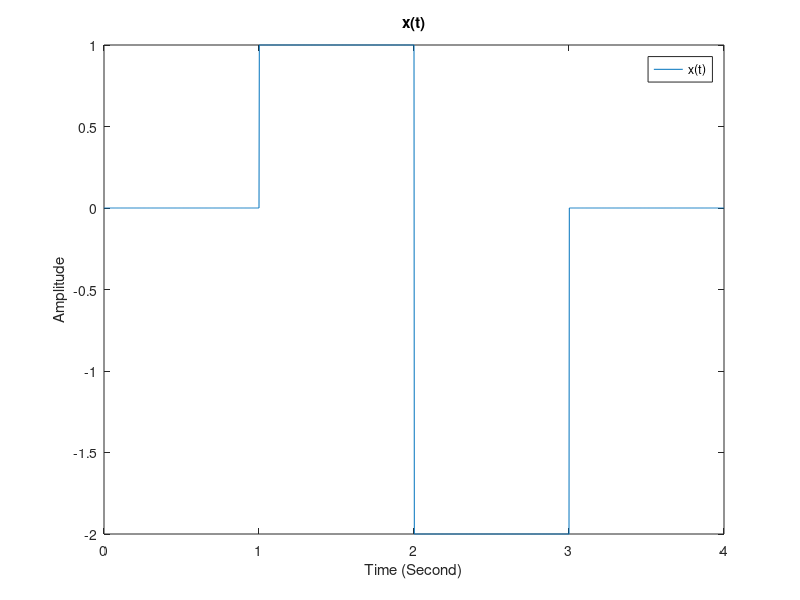
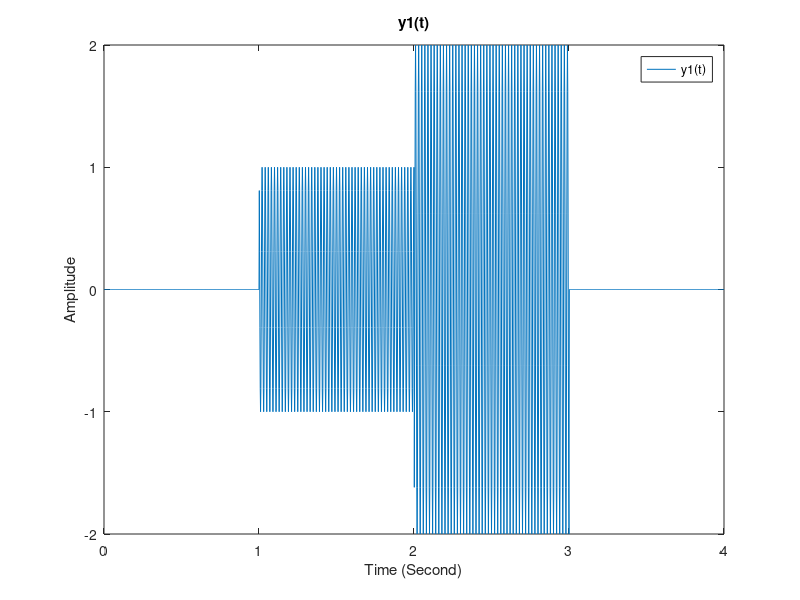
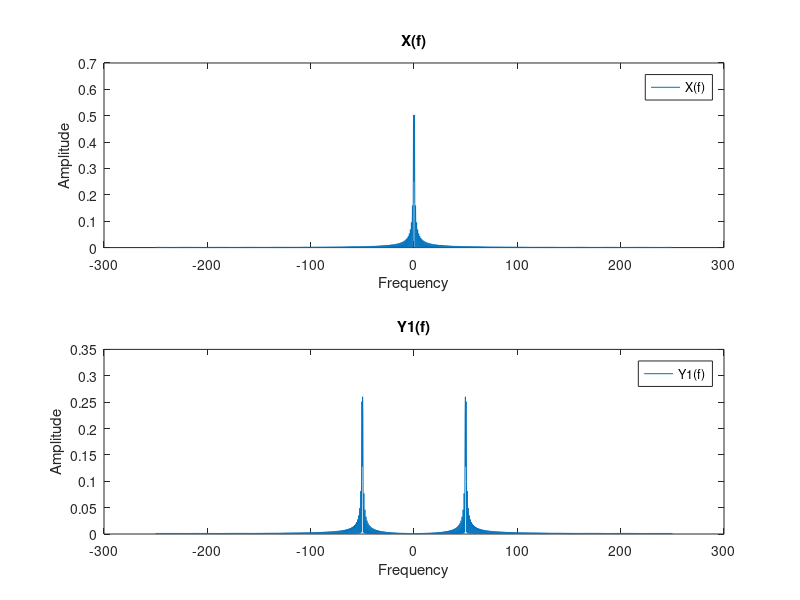
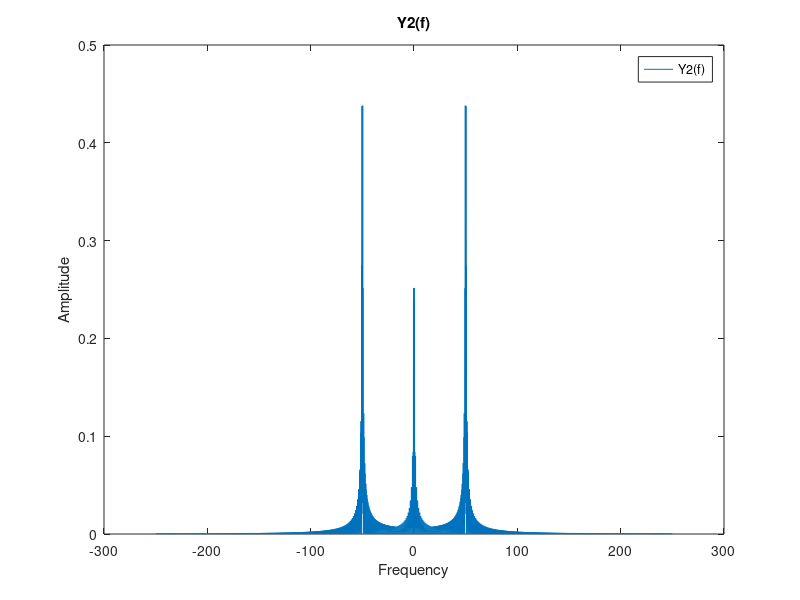

These charts were generated, in order, by the following MATLAB code:
clear all; clc; close all;

%% 2.1 Signals in Time Domain
%a
Fs = 500;
T = 1/500;
time = 0:T:4;

xt1(1:length(0:T:1)) = 0;
xt2(1:length((1+T):T:2)) = 1;
xt3(1:length((2+T):T:3)) = (-2);
xt4(1:length((3+T):T:4)) = 0;

x = [xt1 xt2 xt3 xt4];

%b
figure
plot(time, x);
title('x(t)');
ylabel('Amplitude');
xlabel('Time (Second)');
legend('x(t)');

%c
x2 = cos(2*pi*50*time);
y1 = x.*x2;

%d
figure
plot(time, y1);
title('y1(t)');
ylabel('Amplitude');
xlabel('Time (Second)');
legend('y1(t)');

%% 2.2 Signals in Frequency Domain
%a
N = length(x);
X = fft(x, N);
Y1 = fft(y1, N);

FVec = linspace(-Fs/2,Fs/2, N);

figure
subplot(211);
plot(FVec,fftshift(abs(X))./N);
title('X(f)');
ylabel('Amplitude');
xlabel('Frequency');
legend('X(f)');
subplot(212);
plot(FVec,fftshift(abs(Y1))./N);
title('Y1(f)');
ylabel('Amplitude');
xlabel('Frequency');
legend('Y1(f)');

%b
time2 = 0:T:8;
FVec2 = linspace(-Fs/2,Fs/2, 2*N-1);

Xn = fft(x, 2*N-1);
X2 = fft(x2, 2*N-1);
Y2 = Xn.*X2;

figure
plot(FVec2, fftshift(abs(Y2))./(2*N-1));
title('Y2(f)');
ylabel('Amplitude');
xlabel('Frequency');
legend('Y2(f)');

%c
y2ifft = ifft(Y2,2*N-1);

figure
plot(time2,y2ifft);
title('y2(t) inverse FFT');
ylabel('Amplitude');
xlabel('Time (Second)');
legend('y2(t)');

%d
y2conv = conv(x,x2);

figure
plot(time2,y2conv);
title('y2(t) Convolution');
ylabel('Amplitude');
xlabel('Time (Second)');
legend('y2(t)');


figure
plot(y2ifft,y2conv);
title('y2(t)ifft/y2(t) Convolution');
ylabel('y2(t) Convolution');
xlabel('y2(t)ifft');













